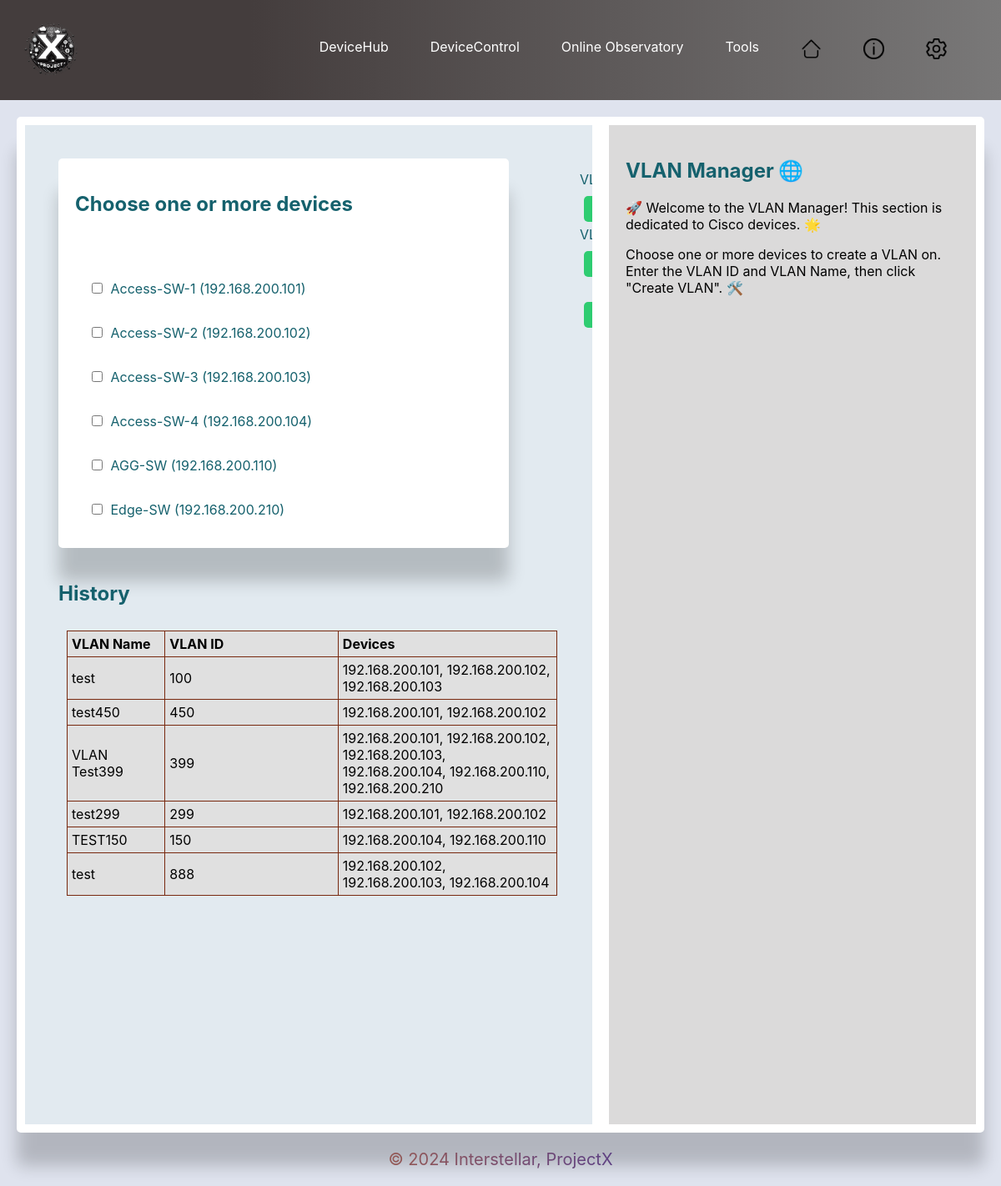
Page /devicecontrol/vlan on the earlier database version.
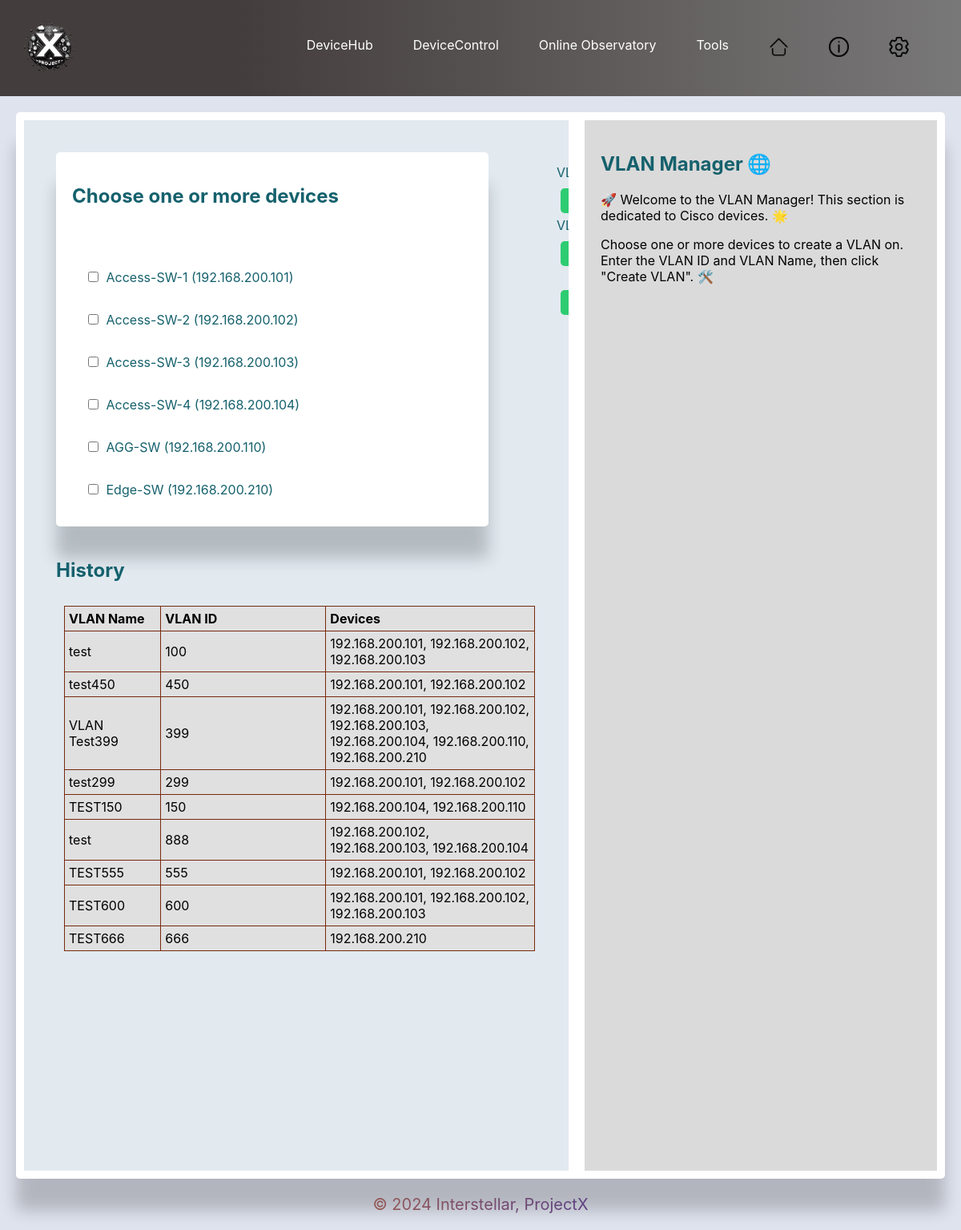
Same page on the later database version.
### deviceHub/models.py (models this page shows, shortened)
class Device(models.Model):
    device_name = models.CharField(max_length=255)
    ip_address = models.GenericIPAddressField()
    device_type = models.CharField(max_length=255)
    manufacturer = models.CharField(max_length=255, blank=True, null=True)
    model = models.CharField(max_length=255, blank=True, null=True)
    location = models.CharField(max_length=255, blank=True, null=True)
    rack_loc = models.CharField(max_length=255, blank=True, null=True)

### deviceControl/models.py (models this page shows, shortened)
class VlanInventory(models.Model):
    vlan_name = models.CharField(max_length=50)
    vlan_id = models.PositiveIntegerField()
    devices = models.ManyToManyField(Device)

### deviceControl/views.py (the view, shortened to what this page needs)
# urls.py: path('vlan', views.vlan_manager, name='vlan_manager'),
def vlan_manager(request):
    devices = Device.objects.all()
    vlans = VlanInventory.objects.all()
    return render(request, 'vlan_manager.html', {'devices': devices, 'vlans': vlans})

### templates/vlan_manager.html (shortened to what this page needs)
{% extends 'base.html' %}
    {% load static %}
{% block content %}
<div class="vlan-container">
    <form method="post" action="{% url 'vlan_manager' %}" class="vlan-form">
        <div class="device-list-container">
            <h2> Choose one or more devices</h2><br></br>
            {% for device in devices %}
            {% if device.device_type == 'Switch' and device.manufacturer == 'Cisco' %}
            <label class="device-checkbox">
                <input type="checkbox" name="selected_devices" value="{{ device.ip_address }}">
                {{ device.device_name }} ({{ device.ip_address }})
            </label>
            {% endif %}
            {% endfor %}
        </div>
        <div class="vlan-input-container">
            <label for="vlan_id">VLAN ID:</label>
            <input type="text" id="vlan_id" name="vlan_id"
                pattern="^(?:[1-9]|[1-9][0-9]{1,2}|[1-3][0-9]{3}|40(?:[0-8][0-9]|9[0-6]))$" required>
            <label for="vlan_name">VLAN Name:</label>
            <input type="text" id="vlan_name" name="vlan_name" required><br></br>
            <button type="submit">Create VLAN</button>
        </div>
    </form>
    <table>
        <h2>History</h2>
        <thead>
            <tr>
                <th>VLAN Name</th>
                <th>VLAN ID</th>
                <th>Devices</th>
            </tr>
        </thead>
        <tbody>
            {% for vlan in vlans %}
            <tr>
                <td>{{ vlan.vlan_name }}</td>
                <td>{{ vlan.vlan_id }}</td>
                <td>
                    {% if vlan.devices.all %}
                    {% for device in vlan.devices.all %}
                    {{ device.ip_address }}{% if not forloop.last %}, {% endif %}
                    {% endfor %}
                    {% else %}
                    No devices associated
                    {% endif %}
                </td>
            </tr>
            {% endfor %}
        </tbody>
    </table>
</div>
{% endblock %}
{% block help %}
<h2>VLAN Manager 🌐</h2>
<p>🚀 Welcome to the VLAN Manager! This section is dedicated to Cisco devices. 🌟</p>
<p>Choose one or more devices to create a VLAN on. Enter the VLAN ID and VLAN Name, then click "Create VLAN". 🛠️</p>
{% endblock %}

### templates/base.html (shortened to what this page needs)
<!DOCTYPE html>
<html lang="en">
<head>
    {% load static %}
    <link rel="stylesheet" href="{% static 'css/base.css'%}">
</head>
<body>
    <nav class="navbar">
        <div class="logo">
            <img src="{% static 'images/logo.png' %}" alt="App Logo">
        </div>
        <ul class="nav-menu">
            <li><a href="http://127.0.0.1:8000/devicehub">DeviceHub</a></li>
            <li class="dropdown">
                <a href="#">DeviceControl</a>
            </li>
            <li class="dropdown">
                <a href="#">Online Observatory</a>
            </li>
            <li class="dropdown">
                <a href="#"> Tools </a>
            </li>
            <li>
                <a href="http://127.0.0.1:8000/"><img src="{% static 'images/home_icon.png' %}"
                        class="navbar_icons"></a>
            </li>
            <li>
                <a href="http://127.0.0.1:8000/about"><img src="{% static 'images/about_icon.png' %}"
                        class="navbar_icons"></a>
            </li>
            <li>
                <a href="http://127.0.0.1:8000/controltower/"><img src="{% static 'images/manage_icon.png' %}"
                        class="navbar_icons"></a>
            </li>
        </ul>
    </nav>
    <main class="content-area">
        <section class="content-section">
            {% block content %}
            {% endblock %}
        </section>
        <aside class="help-section">
            {% block help %}
            {% endblock %}
        </aside>
    </main>
    <footer class="footer">
        <p>&copy; 2024 Interstellar, ProjectX</p>
    </footer>
</body>
</html>

### static/css/base.css (style rules this page uses)
:root { --font-family-sans-serif: -apple-system, BlinkMacSystemFont, "Segoe UI", Roboto, "Helvetica Neue", Arial, "Noto Sans", sans-serif, "Apple Color Emoji", "Segoe UI Emoji", "Segoe UI Symbol", "Noto Color Emoji"; --font-family-monospace: SFMono-Regular, Menlo, Monaco, Consolas, "Liberation Mono", "Courier New", monospace; }
html { font-family: sans-serif; }
body { font-family: sans-serif; margin: 0; padding: 0; font-family: -apple-system, BlinkMacSystemFont, "Segoe UI", Roboto, "Helvetica Neue", Arial, "Noto Sans", sans-serif, "Apple Color Emoji", "Segoe UI Emoji", "Segoe UI Symbol", "Noto Color Emoji"; background-color: #dfe3ee; background-size: cover; }
.navbar { display: flex; justify-content: space-between; align-items: center; padding: 20px; background-color: #333; color: #fff; }
.logo { display: flex; align-items: center; }
.logo img { height: 80px; width: 80px; border-radius: 50%; }
.nav-menu { display: flex; list-style: none; margin: 0; padding: 10px; }
.nav-menu li { margin-right: 20px; }
.nav-menu li a { color: #fff; text-decoration: none; padding: 10px 15px; transition: background-color 0.2s ease-in-out; }
.navbar_icons { height: 25px; }
.dropdown { position: relative; }
.navbar { background-image: linear-gradient(to right, #443d3d 25%, #797878 100%); }
.content-area { padding: 10px; margin: auto; background-color: #fff; border-radius: 5px; box-shadow: 0px 40px 20px rgba(0, 0, 0, 0.20); margin: 20px; display: flex; }
.content-section { flex: 1; height: 100vh; overflow: auto; background-color: #e2eaf0; }
.help-section { flex: 0 0 400px; background-color: #dbdada; padding: 20px; margin-left: 20px; }
label { display: flex; margin-bottom: 5px; color: #15616d; align-items: center; }
input, button { padding: 8px 10px; border: none; border-radius: 5px; margin: 5px; background-color: #2ecc71; color: #000; cursor: pointer; }
table { width: 98%; border-collapse: collapse; color: #000; background-color: #e0e0e0; border: 1px solid #141413; border-radius: 5px; margin: 10px; }
th:nth-child(1), td:nth-child(1) { width: 5%; }
th:nth-child(2), td:nth-child(2) { width: 15%; }
th:nth-child(3), td:nth-child(3) { width: 16%; }
th, td { padding: 5px; text-align: left; border: 1px solid #78290f; }
.about-container h1, h2 { color: #15616d; z-index: 1; }
.footer { bottom: 0px; text-align: center; width: 100%; border-radius: 0; z-index: 1; font-size: 20px; background: linear-gradient(to right, #f18305, #0116d3); -webkit-background-clip: text; background-clip: text; -webkit-text-fill-color: transparent; }
.vlan-container { display: flex; flex-direction: column; margin: 20px; padding: 20px; align-items: flex-start; }
.device-list-container { display: flex; flex-direction: column; flex-wrap: wrap; padding: 20px; background-color: #fff; border-radius: 5px; box-shadow: 0px 40px 20px rgba(0, 0, 0, 0.20); width: 500px; }
.vlan-form { display: flex; margin-bottom: 20px; }
.vlan-input-container { gap: 20px; padding: 15px; margin-left: 70px; }
.device-checkbox { display: block; margin: 15px; }

Differences in the rows shown:
added VlanInventory: vlan_name "TEST555", vlan_id "555", Device (ip_address "192.168.200.101"), Device (ip_address "192.168.200.102")
added VlanInventory: vlan_name "TEST600", vlan_id "600", Device (ip_address "192.168.200.101"), Device (ip_address "192.168.200.102"), Device (ip_address "192.168.200.103")
added VlanInventory: vlan_name "TEST666", vlan_id "666", Device (ip_address "192.168.200.210")
